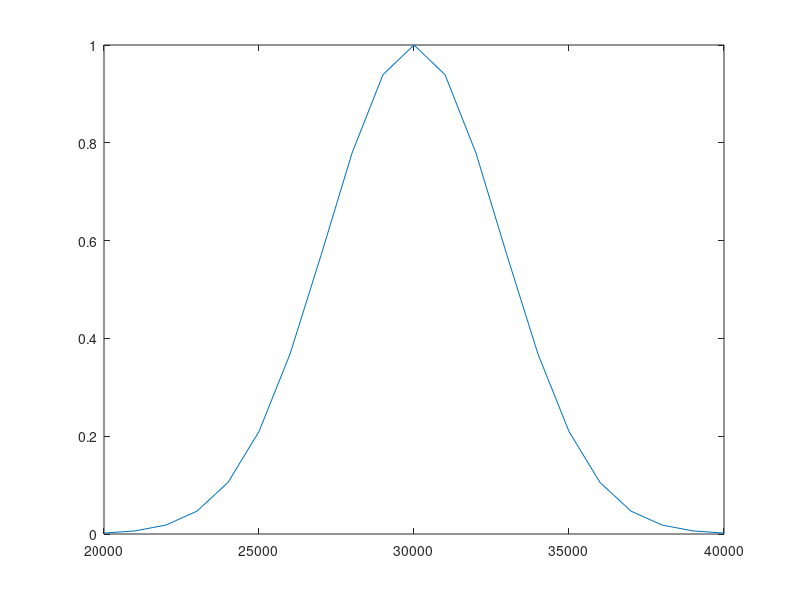

Write MATLAB code to recreate this figure. (Note: this script raises an error after producing the figure.)
clear all
addpath('/Users/Griffin/Documents/MATLAB/xray_xdgi_tools/tables')
addpath('/Users/Griffin/Documents/MATLAB/xray_xdgi_tools')


p1 = 7e-06; % [m] period of the above mentioned pattern
m1 = 'Au'; % First material (e.g. 'Au')
m2 = 'Au'; % Second material (e.g. 'Au')
t1 = 6e-06; % thickness of first material [m]
t2 = 0; % thickness of second material [m]

source_size = 2e-06; % FWHM of source [m]
d_sg1 = 0.294; % source to g1 distance [m]
z = 0.001:0.001:0.3; % radius of wavefront curvature[m]

x_pixels = 1000; % pixels per period for simulation
reptimes = 20; % repeat g1 so that large z aren't smeared

R = d_sg1;
% Source details
source_spectrum = 0;

if source_spectrum == 0
% % Gaussian source:
E_middle = 30000;
E_width = 4000;
E_spectrum = (20:1:40)*1e+03; % Energies for above intensity spectrum [eV]
I_spectrum = exp(-((E_spectrum-E_middle)/E_width).^2); % Intensity at energy described by E_spectrum
figure, plot(E_spectrum, I_spectrum)
elseif source_spectrum == 1
% % Monochromatic source
E_spectrum = 30000;
I_spectrum = 1;
elseif source_spectrum == 2
% % Gaussian source:
E_middle = 35000;
E_width = 5000;
E_spectrum = (25:1:45)*1e+03; % Energies for above intensity spectrum [eV]
I_spectrum = exp(-((E_spectrum-E_middle)/E_width).^2); % Intensity at energy described by E_spectrum
figure, plot(E_spectrum, I_spectrum)
end

pixsize = p1/x_pixels;

x = (-((x_pixels*reptimes-1)/2):((x_pixels*reptimes-1)/2))*pixsize;
lambda = lambda_from_E(E_spectrum);
k = 2*pi./lambda;

N = x_pixels*reptimes;
dy0 = reptimes.*(p1/N);
y0 = (-(N/2):(N/2-1)).*dy0;
du = 1./ (N.*dy0); % [1/m] sampling distance in k-space
u  = (-(N/2):(N/2-1)).*du;

g1_pattern = zeros(length(x),length(E_spectrum));
wf1  = zeros(length(x),length(E_spectrum));
for e = 1:length(E_spectrum)
    [delta1,beta1] = get_refindex(m1, E_spectrum(e));
    [delta2,beta2] = get_refindex(m2, E_spectrum(e));
    tmp1 = I_spectrum(e)*exp(-1i*(delta1-1i*beta1)*k(e)*t1);
    tmp2 = I_spectrum(e)*exp(-1i*(delta2-1i*beta2)*k(e)*t2);
    temp = [tmp1*ones(1,round(x_pixels/2)) tmp2*ones(1,round(x_pixels/2))]';
    temp = repmat(temp,reptimes,1);
    g1_pattern(:,e) = temp;
    wf1(:,e)  = temp.*(exp( 1i.*k(e).*sqrt(R.^2+x.^2) ))';
end


% calculates the itensity of a propagated wave field f along the
% z-axis. "psi" is the absolute square root of Eq. (8).
f_wf1  = fftshift(fft(ifftshift(wf1)));           % FFT of wave field
I = zeros(length(x),length(E_spectrum),length(z));
I_ps = zeros(length(x),length(E_spectrum),length(z));
for dis = 1:length(z)
    tic
    
    H   = exp( -1i.*pi.*lambda'.*z(dis).*u.^2); % Fresnel kernel
    H   = H';
    C   = exp(1i.*k'.*z(dis))./(2*R);                    % const
    C   = C./abs(C);                                     % normalized amplitude
    psi = C' .* fftshift(ifft(ifftshift(f_wf1.*H)));   % convolution
    psi = abs(psi).^2;                                % intensity

    % calculates the itensity of a propagated wave field f along the
    % z-axis and taking account of the mutual coherence (principle from
    % Weitkamp-paper with Gaussian src). implements Eqs. (9) and (10).
    w   = z(dis) * (source_size/R);
    sigm_sq  = w^2/(8*log(2)); % FOR FWHM WIDTH?
    srcgauss = exp( -(1/2).* (y0.^2)./ sigm_sq);
    srcgauss = srcgauss./sum(srcgauss);               % normalized Gauss

    gam = fftshift(fft(ifftshift(srcgauss)))';         % damping factor
    Uf  = fftshift(fft(ifftshift(psi)));                % FFT of intensity
    I(:,:,dis)   = abs(fftshift(ifft(ifftshift(Uf.*gam))));
    I_ps(:,:,dis) = psi;
    
    toc
end

I_full = squeeze(sum(I,2));
clear I
I_ps_full = squeeze(sum(I_ps,2)); 
clear I_ps

ptp = 2; % periods to plot
fig_crop = (round(length(x)/2)-(x_pixels*ptp)):(round(length(x)/2)+(x_pixels*ptp));
figure, imagesc(I_full(fig_crop,:)), colormap gray
figure, imagesc(I_full), colormap gray
figure, imagesc(I_ps_full(fig_crop,:)), colormap gray
%figure, imagesc(squeeze(I(fig_crop, round(end/2),:))), colormap gray


p2 = p1;
steps = 15;
detector_pixsize = 1;
periods = 2;
vis = zeros(1,length(z));
%figure, hold on, xlabel('phase step'), ylabel('intensity')
for pos = 1:length(z)
    [stepping_curve,~,~,~]=phase_stepping(I_full(:,pos),pixsize,detector_pixsize,p2,0.5,steps,periods);
    vis(pos) = (max(stepping_curve)-min(stepping_curve))/(max(stepping_curve)+min(stepping_curve));
%     if mod(pos,10) == 0
%         plot(stepping_curve, 'o-')
%     end
end


figure, plot(z,vis)
xlabel('g2 position [m]')
ylabel('visibility')
ylim([0 1])





